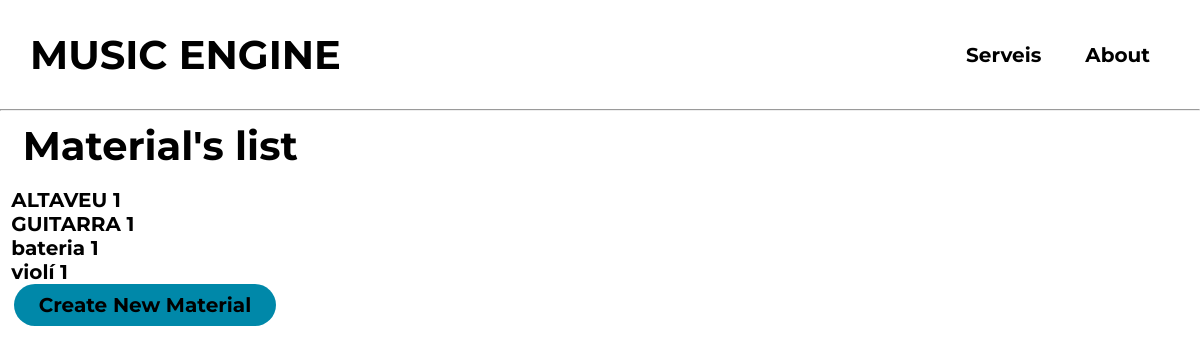
The app's page /materials/ (signed in) with its own data.
### music_engine/models.py (models this page shows, shortened)
class MusicalMaterial(models.Model):
    name = models.CharField(max_length=100, primary_key=True)
    TYPE_CHOICES = (('altaveu', 'ALTAVEU'),
                    ('micròfon', 'MICRÒFON'),
                    ('percussió', 'PERCUSSIÓ'),
                    ('corda', 'CORDA'),
                    ('vent', 'VENT'),
                    ('amplificador', 'AMPLIFICADOR'))
    type = models.CharField(choices=TYPE_CHOICES, max_length=100)

### music_engine/views.py (the view)
# urls.py: path('materials/', MaterialListView.as_view(), name='material_list'),
class MaterialListView(ListView):
    model = MusicalMaterial
    template_name = 'material_list.html'
    context_object_name = 'materials'

### templates/material_list.html (shortened to what this page needs)
{% include 'navbar.html' %}
{% block content %}
<head>
</head>
<body>
{% if user.is_authenticated %}
    <h1>&nbsp Material's list</h1>
        <ul>
            {% for material in materials %}
                <li>&nbsp <a href="{% url 'material_detail' material.name %}">{{ material.name }}</a></li>
            {% endfor %}
        </ul>
    <a class="cta" href="/create/material/">
    &nbsp<button class="button">Create New Material</button>
</a>
{% endif %}
</body>
{% endblock %}

### templates/navbar.html (style rules this page uses)
* { box-sizing: border-box; margin: 0; padding: 0; }
li, a, button, p, tr { font-family: "Montserrat", sans-serif; font-weight: 700; font-size: 20px; color: black; text-decoration: none; }
h1 { font-family: "Montserrat", sans-serif; font-weight: 1400; font-size: 40px; color: black; text-decoration: none; margin: 0; }
button { padding: 9px 25px; background-color: rgba(0, 136, 169, 1); border: none; border-radius: 50px; cursor: pointer; }

### records on screen
MusicalMaterial: name "ALTAVEU 1"
MusicalMaterial: name "GUITARRA 1"
MusicalMaterial: name "bateria 1"
MusicalMaterial: name "violí 1"
